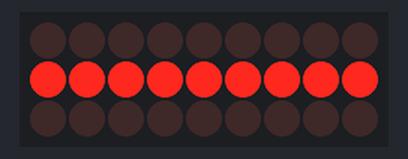
The sketch below on a simulated Arduino Uno, built with avr-gcc and run on an emulated ATmega328P. Shown: 9×3 LED matrix. Wiring (inferred from the names in the program): LED cube drawn one layer per row (orientation assumed): layers pin 2, pin 3, pin 4; columns pin 5, pin 6, pin 7, pin 8, pin 9, pin 10, pin 11, pin 12, pin 13.

Above: at 0.76 s.
At 20.56 s:
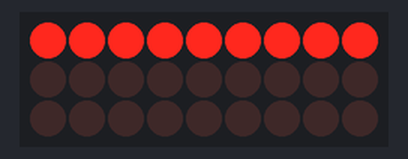
At 39.02 s:
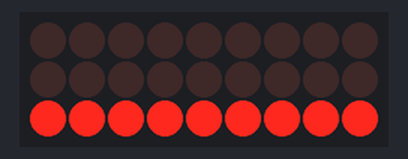

Measured:
- what the display in image 0 shows lasts 0.4 s, from 0.6 s to 1.0 s

The sketch:

LED_CUBE_27.ino
```cpp
/*
 Let's build a led cube and control it with an Arduino Uno
*/

const int layerPins[] = {2, 3, 4}; // Pins connected to the layers (anodes)
const int columnPins[] = {5, 6, 7, 8, 9, 10, 11, 12, 13}; // Pins connected to the columns (cathodes)
const int numLayers = 3;
const int numColumns = 9;

void setup() {
  for (int i = 0; i < numLayers; i++) {
    pinMode(layerPins[i], OUTPUT);
  }
  for (int i = 0; i < numColumns; i++) {
    pinMode(columnPins[i], OUTPUT);
  }
}

void loop() {
  // Turn on each LED in the cube one by one
  for (int layer = 0; layer < numLayers; layer++) {
    for (int column = 0; column < numColumns; column++) {
      // Turn on the LED at the current layer and column
      digitalWrite(layerPins[layer], HIGH);
      digitalWrite(columnPins[column], LOW);
      delay(50);                       // Adjust the delay for the desired display rate
      // Turn off the LED
      digitalWrite(layerPins[layer], LOW);
      digitalWrite(columnPins[column], HIGH);
    }
  }
}
```
